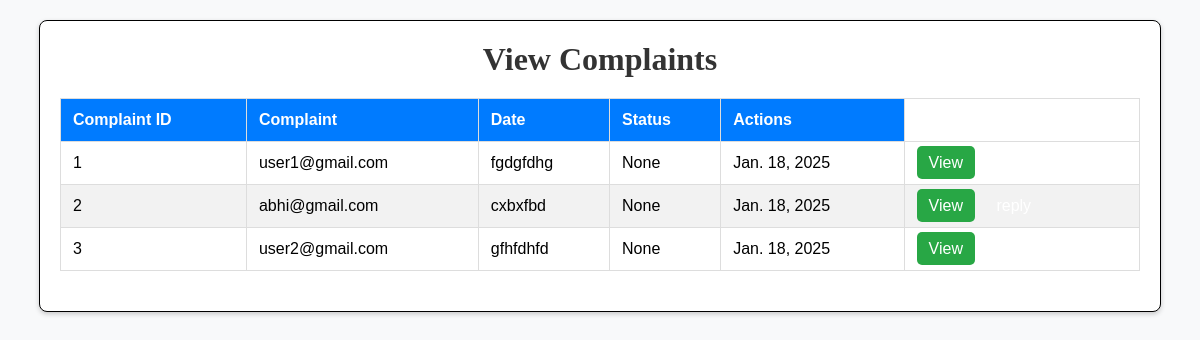
Page /viewcomplaints on the committed database.
### administrator/models.py (models this page shows)
class complaints(models.Model):
    userid=models.ForeignKey(user,on_delete=models.CASCADE,null=True,blank=True)
    complaints=models.CharField(max_length=100,null=True,blank=True)
    replycomplaint=models.CharField(max_length=100,null=True,blank=True)
    complaintdate=models.DateField(max_length=100,null=True,blank=True)

class user(models.Model):
    LOGIN_ID=models.ForeignKey(Logintable, on_delete=models.CASCADE,null=True,blank=True)
    phonenumber=models.BigIntegerField(null=True,blank=True)
    email=models.CharField(max_length=100,null=True,blank=True)

### administrator/views.py (the view)
# urls.py: path('viewcomplaints',viewcomplaints.as_view(),name='viewcomplaints'),
class viewcomplaints(View):
    def get(self,request):
        c=complaints.objects.all()
        return render(request,'admin/viewcomplaints.html',{'c':c})

### templates/admin/viewcomplaints.html (shortened to what this page needs)
{% load static%}
<html lang="en">
<head>
    <link rel="stylesheet" href="../style.css">
</head>
<body>
    <div class="container">
        <h1>View Complaints</h1>
        <table>
            <thead>
                <tr>
                    <th>Complaint ID</th>
                    <th>Complaint</th>
                    <th>Date</th>
                    <th>Status</th>
                    <th>Actions</th>
                </tr>
            </thead>
            <tbody>
                 {%for i in c%}
                <tr>
                    <td>{{i.id}}</td>
                    <td>{{i.userid.email}}</td>
                    <td>{{i.complaints}}</td>
                    <td>{{i.replycomplaint}}</td>
                    <td>{{i.complaintdate}}</td>
                    <td class="action-buttons">
                        <a href="viewdetails.html?complaint_id=101" class="view-btn">View</a>
                        <a href="replycomplaint.html?complaint_id=101" class="reply-btn">reply</a>
                    </td>
                </tr>
                {% endfor %}
            </tbody>
        </table>
    </div>
</body>
</html>

### templates/style.css (style rules this page uses)
* { padding: 0; margin: 0; }
body { background-image: url(img/11676.jpg); background-size: cover; font-family: Arial, sans-serif; margin: 0; padding: 0; height: 100vh; overflow-x: hidden; }
h1 { text-align: center; margin-bottom:20px ; color: azure; font-family: Georgia, 'Times New Roman', Times, serif; }
.container { padding: 15px; border: 1px solid black; margin-top: 20px; border-radius: 5px; }
body { font-family: Arial, sans-serif; background-color: white; margin: 0; padding: 0; }
.container { width: 80%; margin: auto; padding: 20px; }
body { font-family: Arial, sans-serif; margin: 0; padding: 0; background-color: #f8f9fa; }
.container { width: 90%; max-width: 1200px; margin: 20px auto; background: white; border-radius: 8px; padding: 20px; box-shadow: 0 2px 5px rgba(0, 0, 0, 0.2); }
h1 { text-align: center; color: #333; }
table { width: 100%; border-collapse: collapse; margin: 20px 0; }
table, th, td { border: 1px solid #ddd; }
th, td { padding: 12px; text-align: left; }
th { background-color: #007bff; color: white; }
tr:nth-child(even) { background-color: #f2f2f2; }
.action-buttons a { text-decoration: none; padding: 8px 12px; color: white; border-radius: 5px; margin-right: 5px; }
.view-btn { background-color: #28a745; }
table { width: 80%; margin: 20px auto; border-collapse: collapse; }
th, td { padding: 10px; text-align: left; }
.container { text-align: center; }
body { font-family: Arial, sans-serif; background-color: #f8f9fa; margin: 0; padding: 0; }
.container { width: 50%; margin: 30px auto; background: #ffffff; padding: 20px; border-radius: 5px; box-shadow: 0 2px 5px rgba(0, 0, 0, 0.1); }
table { width: 90%; margin: 20px auto; border-collapse: collapse; }
table { width: 100%; border-collapse: collapse; margin-top: 20px; }
th, td { padding: 10px; text-align: center; }
th { background-color: #4CAF50; color: white; }
body { font-family: Arial, sans-serif; margin: 0; padding: 0; background-color: #f4f4f4; }
.container { width: 100%; max-width: 500px; margin: 50px auto; background-color: #fff; padding: 20px; box-shadow: 0px 0px 10px rgba(0, 0, 0, 0.1); border-radius: 5px; }

### rows in the picture
complaints: id "1", userid.email "user1@gmail.com", complaints "fgdgfdhg", replycomplaint "None", complaintdate "Jan. 18, 2025"
complaints: id "2", userid.email "abhi@gmail.com", complaints "cxbxfbd", replycomplaint "None", complaintdate "Jan. 18, 2025"
complaints: id "3", userid.email "user2@gmail.com", complaints "gfhfdhfd", replycomplaint "None", complaintdate "Jan. 18, 2025"
